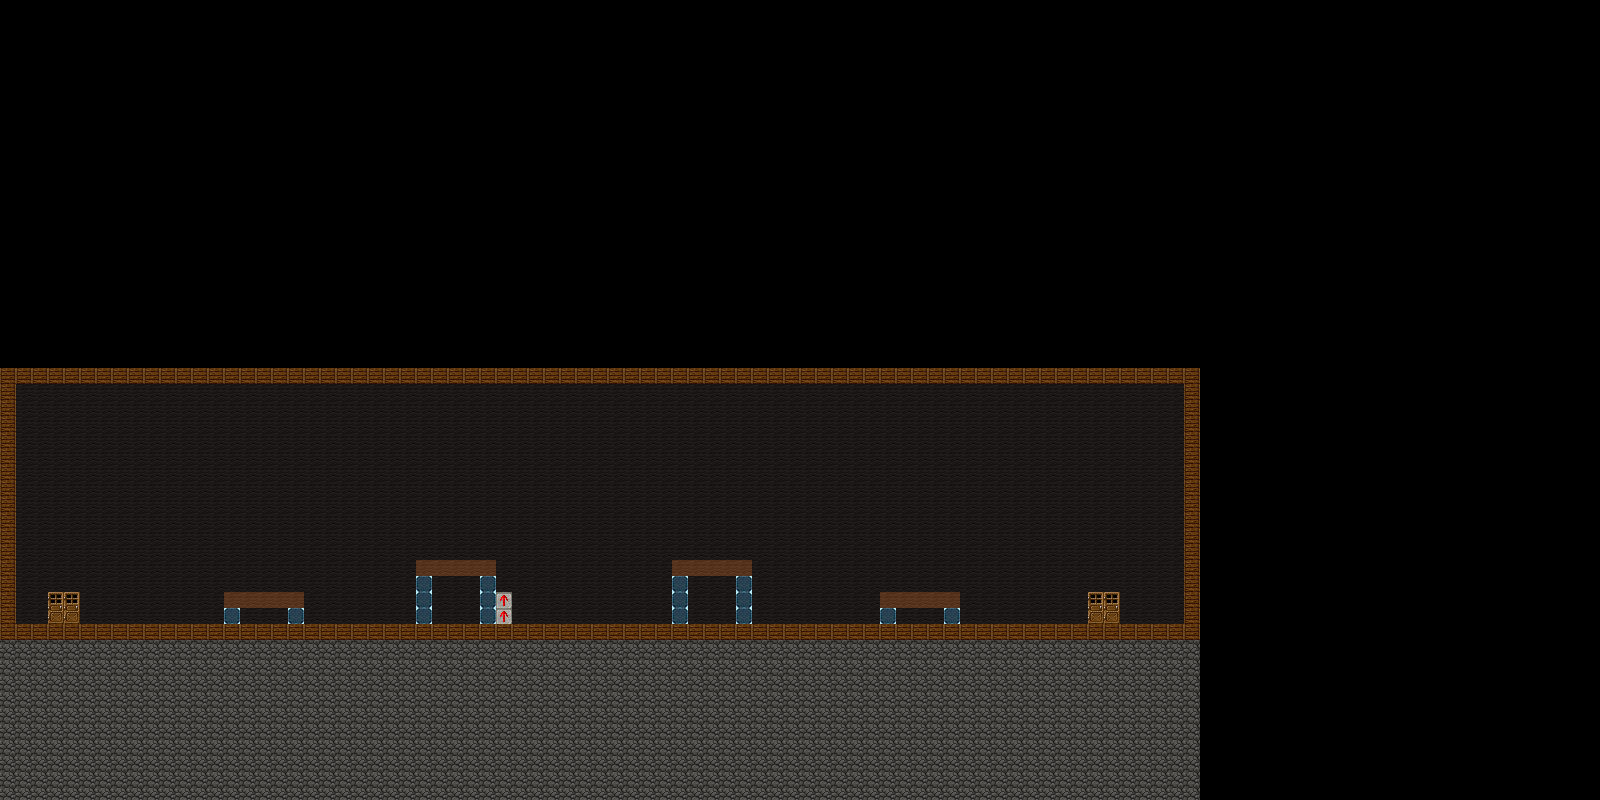

A level layout from a 2D game, rendered from its tile map. Below: a short description, then the map file with tile-grid data replaced by summaries:
An orthogonal 100x50 tile map with 16x16 px tiles, 3 tile layers (background, middleground, foreground) and 3 objects (floor, player_start, warp).

<map version="1.0" orientation="orthogonal" renderorder="right-down" width="100" height="50" tilewidth="16" tileheight="16" nextobjectid="6">
 <tileset firstgid="1" name="terrain" tilewidth="16" tileheight="16">
  <image source="terrain.png" width="256" height="256" />
 </tileset>
 <layer name="background" width="100" height="50">
  <properties>
   <property name="tileset" value="terrain" />
   <property name="z" value="back" />
  </properties>
  <data>[5000 cells, 1165 non-empty, 4 distinct tile ids]</data>
 </layer>
 <layer name="middleground" width="100" height="50">
  <properties>
   <property name="collide" value="true" />
   <property name="tileset" value="terrain" />
   <property name="z" value="back" />
  </properties>
  <data>[5000 cells, 893 non-empty, 5 distinct tile ids]</data>
 </layer>
 <layer name="foreground" width="100" height="50">
  <properties>
   <property name="tileset" value="terrain" />
   <property name="z" value="front" />
  </properties>
  <data>[5000 cells, 0 non-empty, 0 distinct tile ids]</data>
 </layer>
 <objectgroup color="#ff0000" name="floor">
  <object id="1" name="floor" type="floor" x="-67.8182" y="645.273" width="1598.48" height="16" />
 </objectgroup>
 <objectgroup color="#0000c8" name="warps">
  <object id="3" name="start" type="player_start" x="48" y="592" width="32" height="32" />
  <object id="5" name="level2" type="warp" x="1088" y="592" width="32" height="32">
   <properties>
    <property name="target" value="level2" />
   </properties>
  </object>
 </objectgroup>
</map>